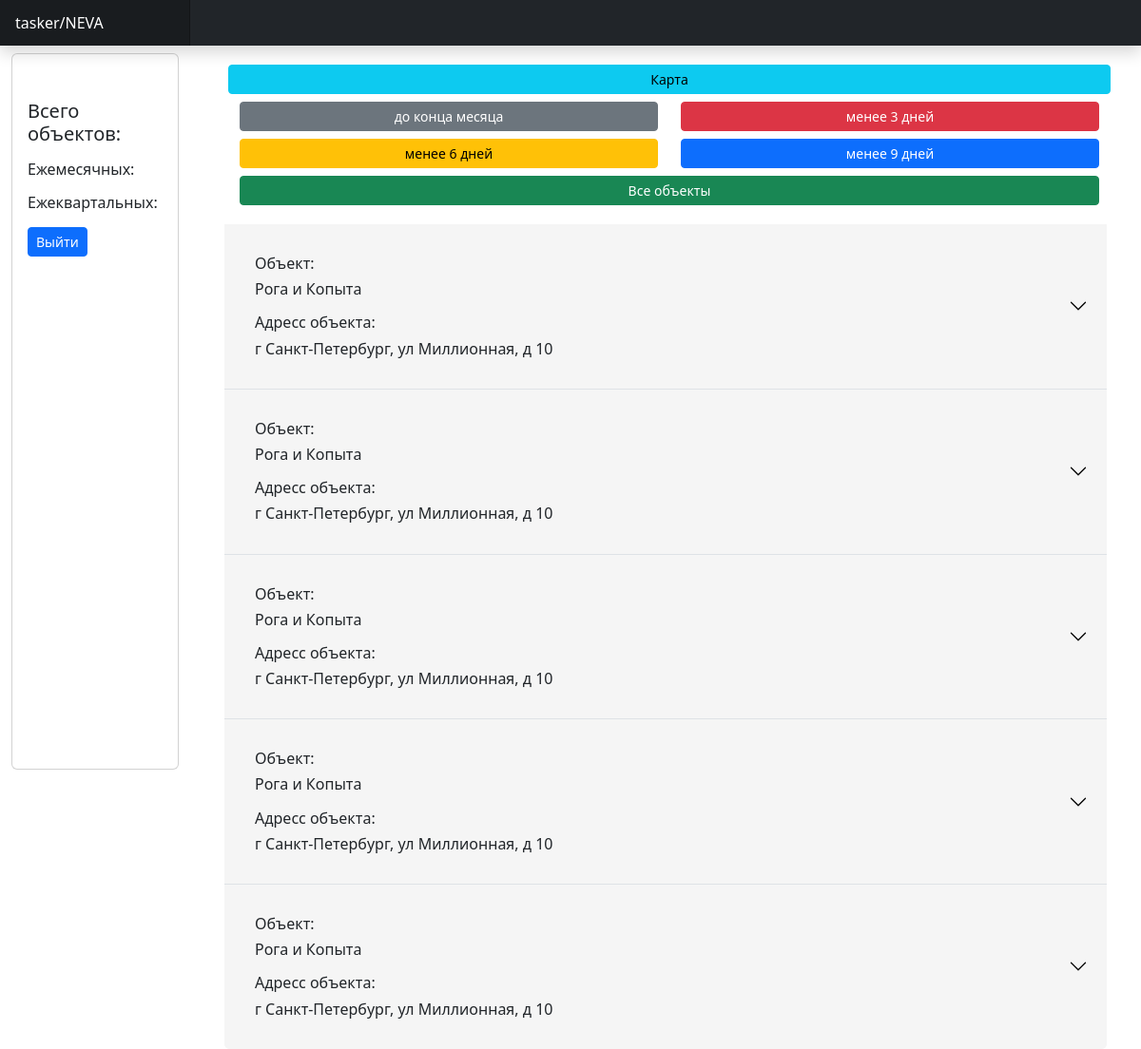
The page /technicians/fire_alarm_objects/5/show/ (signed in) on the database as committed earlier.
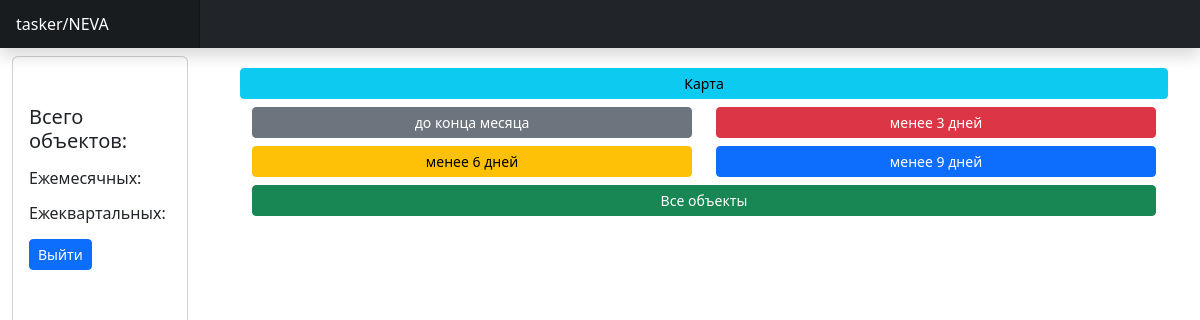
The same page on the database as committed later.
### fire_alarm_objects/models.py (models this page shows, shortened)
class FireAlarmObject(models.Model):
    FREQUENCY_CHOICES = (
        ('Ежемесячно', 'Ежемесячно'),
        ('Ежеквартально', 'Ежеквартально'),
    )
    name = models.CharField(
        max_length=255,
        verbose_name='название объекта',
        help_text='Название объекта, на котором установлена пожарная сигнализация.'
    )
    frequency = models.CharField(
        max_length=15,
        choices=FREQUENCY_CHOICES,
        verbose_name='периодичность обслуживания',
        help_text='Периодичность обслуживания пожарной сигнализации на объекте.'
    )
    last_service_date = models.DateField(
        verbose_name='дата последнего обслуживания',
        help_text='Дата последнего обслуживания пожарной сигнализации на объекте.'
    )
    next_service_date = models.DateField(
        verbose_name='дата следующего обслуживания',
        help_text='Дата следующего обслуживания пожарной сигнализации на объекте.',
        blank=True,
        null=True
    )
    photo = models.ImageField(
        verbose_name='фото объекта',
        help_text='Фотография объекта, на котором установлена пожарная сигнализация.',
        blank=True,
        null=True,
        upload_to='service_photos/'
    )
    address = models.ForeignKey(
        Address,
        on_delete=models.CASCADE,
        verbose_name='Адрес объекта',
        related_name='fire_alarm_objects')
    branch = models.ForeignKey(
        Branch,
        on_delete=models.CASCADE,
        verbose_name='филиал',
        help_text='Филиал, к которому относится данный объект.',
        related_name='fire_alarm_objects'
    )
    service_zone = models.ForeignKey(
        ServiceZone,
        blank=True,
        null=True,
        on_delete=models.SET_NULL,
        verbose_name="Зона обслуживания",
        related_name="fire_alarm_objects")
    service_organizations = models.ForeignKey(
        ServiceOrganizations,
        blank=True,
        null=True,
        on_delete=models.DO_NOTHING,
        verbose_name="Обслуживающия организация",
        related_name="fire_alarm_objects"
    )
    class Meta:
        verbose_name = 'объект'
        verbose_name_plural = 'объекты'

class Address(models.Model):
    address = models.CharField(max_length=200, verbose_name="Адрес")
    latitude = models.FloatField(verbose_name="Широта", null=True, blank=True)
    longitude = models.FloatField(
        verbose_name="Долгота", null=True, blank=True)
    class Meta:
        verbose_name = 'Адрес'
        verbose_name_plural = 'Адреса'
    def __str__(self):
        return self.address
    def get_geopoint(self):
        return f'[{self.latitude},{self.longitude}]'

### technicians/views.py (the view)
# urls.py: path('fire_alarm_objects/', views.fire_alarm_objects,
def fire_alarm_objects(request, to_date):
    technician = get_object_or_404(Technician, user=request.user)
    fire_alarm_objects = get_fire_alarm_objects(request, to_date)
    branch_location = technician.branch.get_location()
    template = "technicians/index.html"
    context = {'objects': fire_alarm_objects,
               'branch_location': branch_location,
               'mobi': True,
               'days_left_in_month': days_left_in_month()}
    return render(request, template, context)

### branches/models.py (called while the page is built)
    def get_location(self):
        if self.longitude is not None and self.latitude is not None:
            return f"[{self.longitude},{self.latitude}]"
        else:
            return f"[]"

### core/templatetags/user_filters.py (called while the page is built)
@register.filter
def map_icon_color(object: FireAlarmObject):
    delta = object.next_service_date - datetime.now().date()
    if delta.days <= 3:
        return '#A52A2A'
    elif delta.days <= 6:
        return '#FFD700'
    elif delta.days <= 9:
        return '#0000FF'
    else:
        return '#808080'

### service_оrganizations/models.py (called while the page is built)
    def __str__ (self):
        return self.name

### technicians/views.py (called while the page is built)
def days_left_in_month():
    today = datetime.date.today()
    _, days_in_month = calendar.monthrange(today.year, today.month)
    days_left = (datetime.date(
        today.year, today.month, days_in_month) - today).days
    return days_left

def get_fire_alarm_objects(request, to_date):
    technician = get_object_or_404(Technician, user=request.user)
    fire_alarm_objects = FireAlarmObject.objects.filter(
        Q(service_zone__technicians__technician_id=technician.id) &
        Q(next_service_date__lte=timezone.now() + timezone.timedelta(days=to_date)))
    return fire_alarm_objects

### templates/technicians/index.html (shortened to what this page needs)
{% extends 'base.html' %}
{% block sidebarMenu %}
  {% include 'technicians/includes/sidebarMenu.html' %}
{% endblock sidebarMenu %}
{% load thumbnail %}
{% block content %}
<div class="container">
  <p>
  <div class="container">
    <div class="row row-cols-1">
      <button class="btn btn-info btn-sm p-1 m-1 w-100" type="button" data-bs-toggle="collapse" data-bs-target="#collapseMap" aria-expanded="false" aria-controls="collapseMap">
        Карта
      </button>
    </div>
    <div class="row row-cols-2">
      <div class="col">
        <a href="{% url 'technicians:fire_alarm_objects' days_left_in_month%}" class="btn btn-secondary btn-sm p-1 m-1 w-100">до конца месяца</a>
      </div>
      <div class="col">
        <a href="{% url 'technicians:fire_alarm_objects' 3 %}" class="btn btn-danger btn-sm p-1 m-1 w-100">менее 3 дней</a>
      </div>
      <div class="col">
        <a href="{% url 'technicians:fire_alarm_objects' 6 %}" class="btn btn-warning btn-sm p-1 m-1 w-100">менее 6 дней</a>
      </div>
      <div class="col">
        <a href="{% url 'technicians:fire_alarm_objects' 9 %}" class="btn btn-primary btn-sm p-1 m-1 w-100">менее 9 дней</a>
      </div>
    </div>
    <div class="row row-cols-1">
      <div class="col">
        <a href="{% url 'technicians:index' %}" class="btn btn-success btn-sm p-1 m-1 w-100">Все объекты</a>
      </div>
    </div>
  </div>
  <p>
  <p>
  <p>
    <div class="accordion accordion-flush" id="accordionObjectFireAlarm">
      {% for object in objects %}
      <div class="accordion-item">
        <h2 class="accordion-header " id="flush-heading{{object.id}}" >
          <button class="accordion-button collapsed " type="button" data-bs-toggle="collapse" data-bs-target="#flush-collapse{{object.id}}" aria-expanded="false" aria-controls="flush-collapse{{object.id}}" style="background-color: #F5F5F5;">
            <div class='container'>
              <p><h6>Объект:</h6> {{ object.name }}</p>
              <p><h6>Адресс объекта:</h6> {{ object.address }}</p>
            </div>
          </button>
        </h2>
      </div>
      {% endfor %}
    </div>
{% endblock content %}

### templates/base.html (shortened to what this page needs)
<!doctype html>
<html lang="ru">
  <head>
    {% load static %}
    <link rel="stylesheet" href="{% static 'css/bootstrap.min.css'%}">
    <link rel="stylesheet" href="{% static 'css/custom_base.css'%}">
    <link rel="stylesheet" href="{% static 'css/dashboard.css'%}" >
    <link rel="stylesheet" href="{% static 'css/map.css'%}" >
  </head>
  <body>
<header class="navbar navbar-dark sticky-top bg-dark flex-md-nowrap p-0 shadow">
  <a class="navbar-brand col-md-3 col-lg-2 me-0 px-3 fs-6" href="{% url 'technicians:index' %}">tasker/NEVA</a>
</header>
<div class="container-fluid">
  <div class="row">
    <nav id="sidebarMenu" class="col-md-3 col-lg-2 d-md-block   collapse">
      <div class='card mt-2 mr-2'>
       {% block sidebarMenu %}
       {% endblock sidebarMenu %}
      </div>
    </nav>
    <main class="col-md-9 ms-sm-auto col-lg-10 px-md-4">
      {% block content %}
      {% endblock content %}
    </main>
  </div>
</div>
  </body>
</html>

### templates/technicians/includes/sidebarMenu.html
{% load user_filters %}
        <div class="position-sticky pt-3 sidebar-sticky">
          <ul class="nav flex-column">
            <div clsas ='container'>
              <div clsas ='card'>
                <div class = 'card-body'>
                  <p><h5>Всего объектов:</h5></p>
                  <p><h6>Ежемесячных:</h6> </p>
                  <p><h6>Ежеквартальных:</h6> </p>
                  <a href="{% url 'logout' %}" class="btn btn-primary btn-sm">Выйти</a>
                </div>
              </div>
            </div>

### templates/technicians/includes/map.html (shortened to what this page needs)
{% load user_filters %}

### static/css/dashboard.css (style rules this page uses)
body { font-size: .875rem; }
.sidebar-sticky { height: calc(100vh - 48px); overflow-x: hidden; overflow-y: auto; }
.navbar-brand { padding-top: .75rem; padding-bottom: .75rem; background-color: rgba(0, 0, 0, .25); box-shadow: inset -1px 0 0 rgba(0, 0, 0, .25); }

Rows that differ between the two databases and show on the page:
removed FireAlarmObject: name "Рога и Копыта", address "г Санкт-Петербург, ул Миллионная, д 10"
removed FireAlarmObject: name "Рога и Копыта", address "г Санкт-Петербург, ул Миллионная, д 10"
removed FireAlarmObject: name "Рога и Копыта", address "г Санкт-Петербург, ул Миллионная, д 10"
removed FireAlarmObject: name "Рога и Копыта", address "г Санкт-Петербург, ул Миллионная, д 10"
removed FireAlarmObject: name "Рога и Копыта", address "г Санкт-Петербург, ул Миллионная, д 10"
